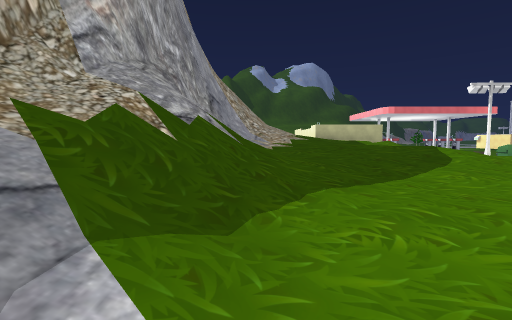
[1] (above)

24 first-person views from a walk through a Unity game level. The camera is 1.2 m above the floor, tilts 4° down and sees 85° across. The floor is counted in squares, 2 m on a side. Each view is taken from the middle of a square. On the plan, view 1 faces up. The plan holds only what a view shows up to about 9 squares ahead; the rest is blank. The place goes on beyond the plan. The player is left out. Some surface patterns are stand-ins.

[2]
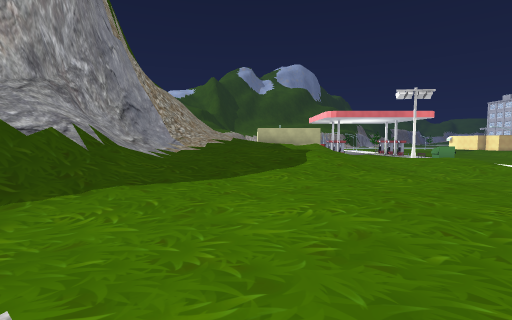

[3]
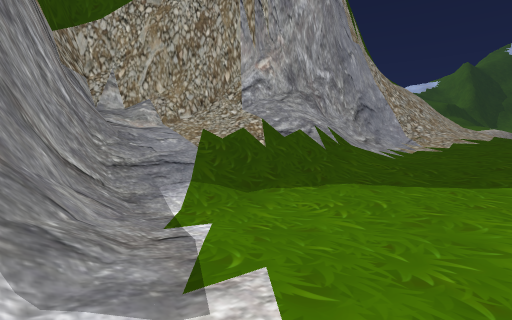

[4]
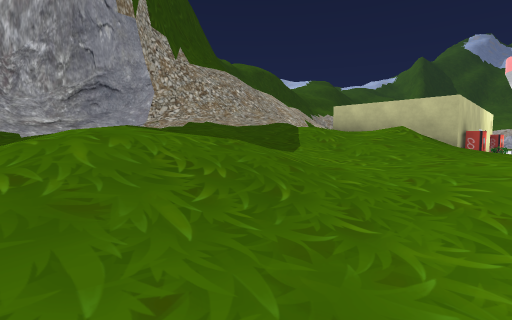

[5]
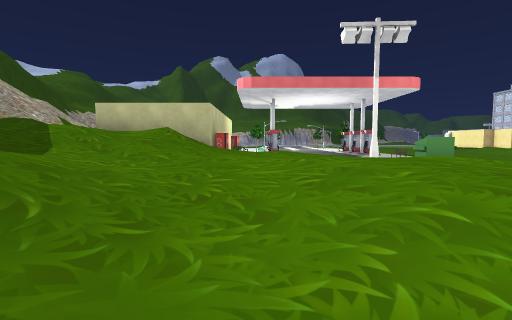

[6]
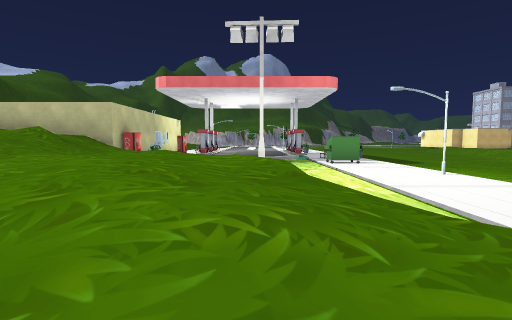

[7]
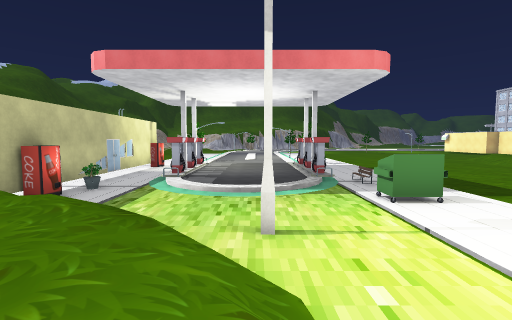

[8]
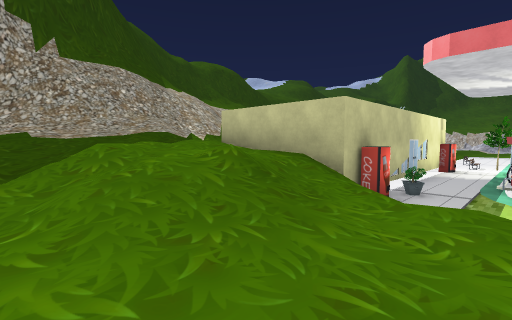

[9]
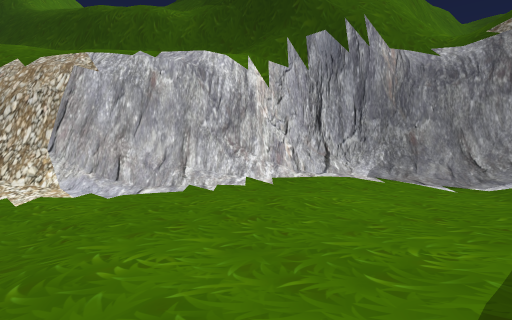

[10]
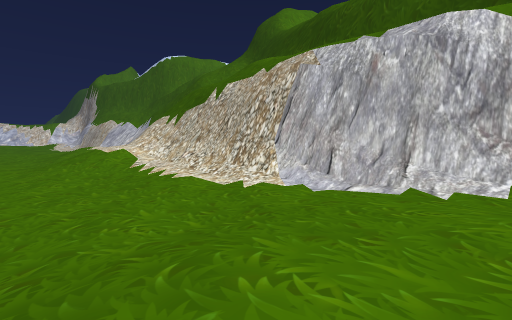

[11]
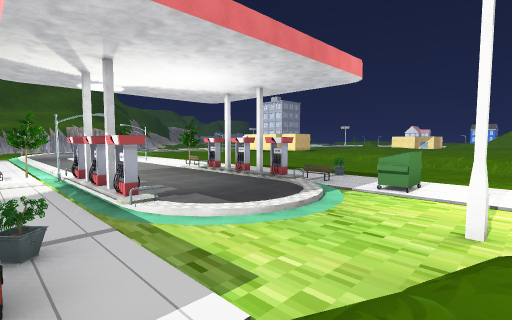

[12]
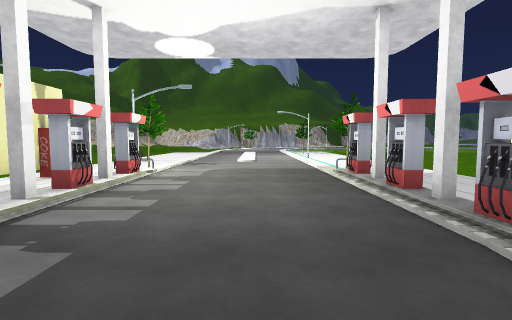

[13]
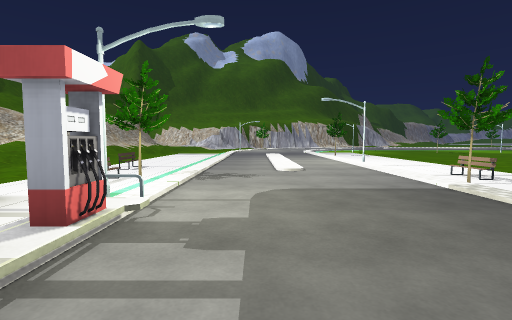

[14]
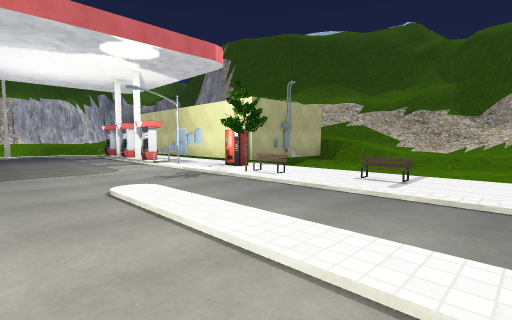

[15]
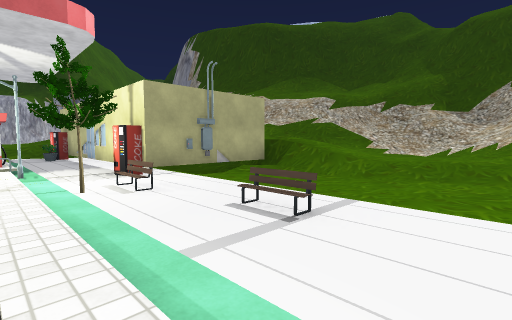

[16]
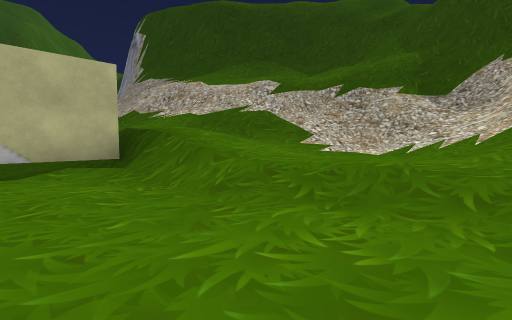

[17]
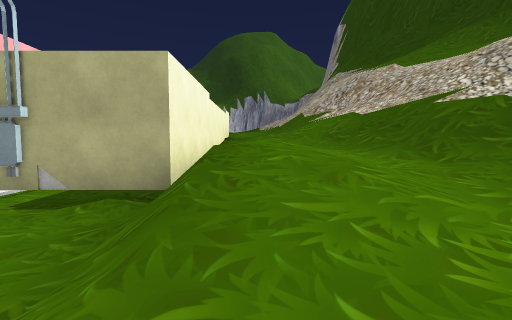

[18]
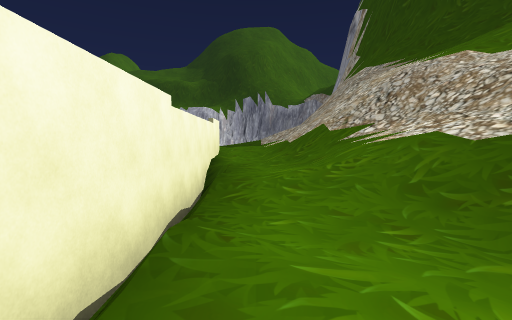

[19]
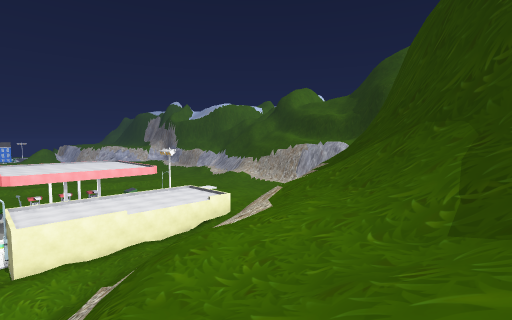

[20]
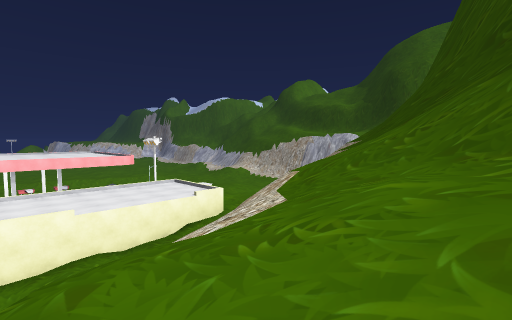

[21]
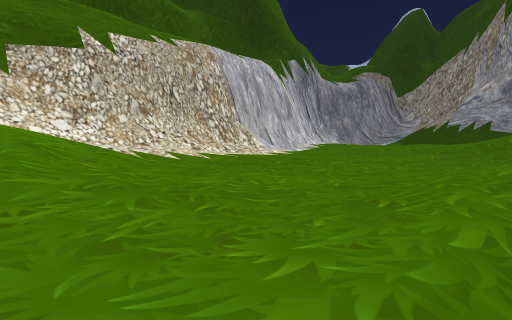

[22]
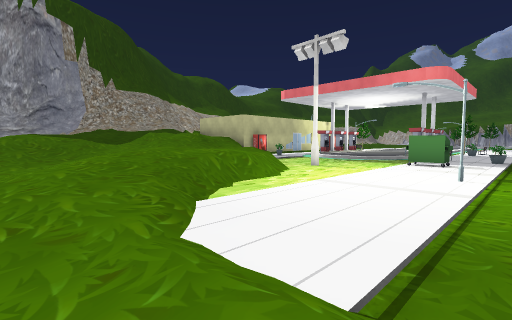

[23]
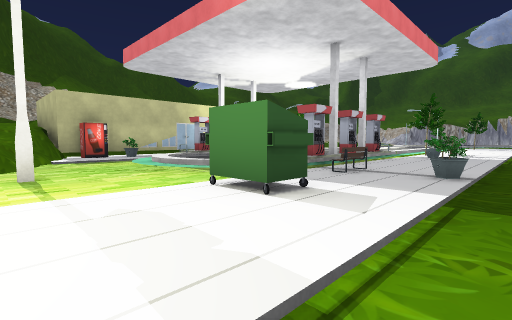

[24]
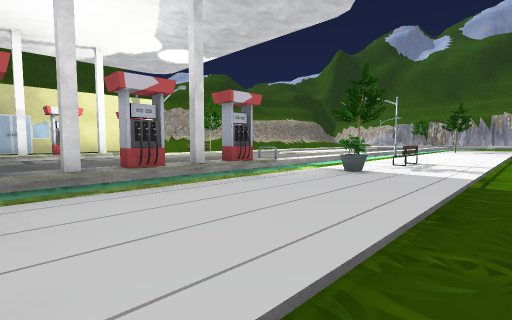

### Floor plan
Key: @ floor where view 1 was taken; # wall or solid block; x gap in a wall; . main floor; : floor 0.75 m higher than the main floor; - floor 0.75 m lower than the main floor; + floor 1.5 m higher than the main floor; * floor 2.25 m higher than the main floor; % floor 5.5 m higher than the main floor; & floor 8.75 m higher than the main floor; / step, stairs or slope; = window, fence, low wall or low ledge; v drop or lower ground; S streetlight; T tree; O other object.
Columns run from 7 left of view 1 to 16 right of it. Each row starts with its distance up from view 1.
 28    ///:::/---..........
 27  /////:::/---.......S..-
 26  /////..:..--.O........-
 25   ////..::/--..........-
 24    ////:/:/--.OT.......-
 23 /   ///:::/--.......T..-
 22 //%/////:+####OSS....O.-
 21 //%%////::#  #..#...#..-
 20 ///%/////+#  #.........-
 19 /////////+#  #..#...x..-
 18 #////////+#  #..#...#O.-
 17 ##///////+#  #........O-
 16 v##//////+#  #O........-
 15  v###////*####O......O.-
 14   v##/=///*++/=/.......-
 13   vv# =//***+/::/=O....-
 12    v##=//***+/::::/...S-
 11     v##//*+//+::::/....-
 10       #//*++:::::::/...-
  9       #/++++/::::::/...-
  8     v##++++++::./:::/..-
  7     v#/++++++/:../::.../
  6     ##//:::::::.........
  5     #///:::::::.........
  4     #////::::::.......:/
  3    ##///::::::::.::::://
  2    #=//::::::::::::::://
  1    #///::::::::::///////
  0    ####@::::::=########/
 -1      ####::####v vvvvvv
 -2      /v #### v=////////
 -3                     &//
 -4              ##

Where each view was taken, in squares from view 1:
view 1: 0 up, 0 right, facing up
view 2: 1 down, 3 right, facing up
view 3: 1 down, 3 right, facing up-left
view 4: 6 up, 8 right, facing up-left
view 5: 6 up, 8 right, facing up
view 6: 6 up, 11 right, facing up
view 7: 10 up, 11 right, facing up
view 8: 10 up, 9 right, facing up-left
view 9: 7 up, 5 right, facing down
view 10: 6 up, 5 right, facing down-right
view 11: 13 up, 7 right, facing up-right
view 12: 16 up, 11 right, facing up
view 13: 19 up, 10 right, facing up
view 14: 28 up, 12 right, facing down-left
view 15: 28 up, 9 right, facing down-left
view 16: 28 up, 5 right, facing down-left
view 17: 26 up, 2 right, facing down
view 18: 23 up, 2 right, facing down
view 19: 23 up, 7 left, facing down-right
view 20: 21 up, 5 left, facing down-right
view 21: 7 up, 16 right, facing down-left
view 22: 6 up, 16 right, facing up-left
view 23: 13 up, 16 right, facing up-left
view 24: 18 up, 16 right, facing up-left
